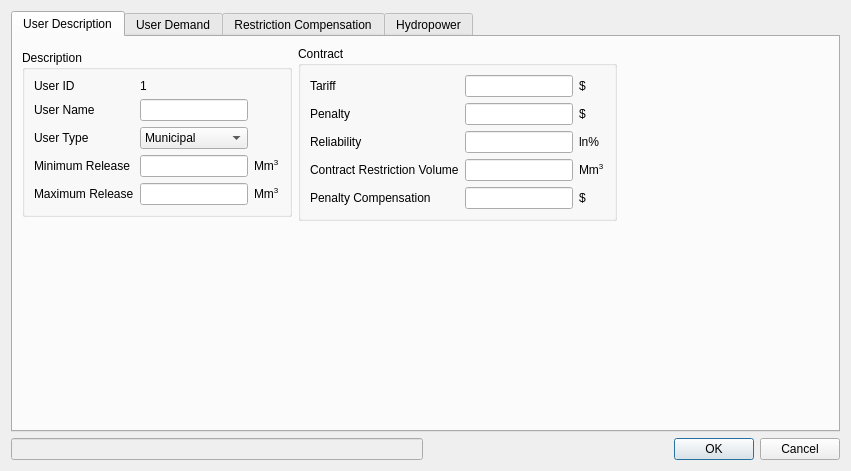
<?xml version="1.0" encoding="UTF-8"?>
<ui version="4.0">
 <class>user_dialog</class>
 <widget class="QDialog" name="user_dialog">
  <property name="geometry">
   <rect>
    <x>0</x>
    <y>0</y>
    <width>851</width>
    <height>471</height>
   </rect>
  </property>
  <property name="windowTitle">
   <string>User</string>
  </property>
  <layout class="QGridLayout" name="gridLayout">
   <item row="2" column="1">
    <widget class="QDialogButtonBox" name="buttonBox">
     <property name="orientation">
      <enum>Qt::Horizontal</enum>
     </property>
     <property name="standardButtons">
      <set>QDialogButtonBox::Cancel|QDialogButtonBox::Ok</set>
     </property>
    </widget>
   </item>
   <item row="2" column="0">
    <widget class="QLineEdit" name="user_name_display">
     <property name="enabled">
      <bool>false</bool>
     </property>
     <property name="acceptDrops">
      <bool>true</bool>
     </property>
    </widget>
   </item>
   <item row="0" column="0" colspan="2">
    <widget class="QTabWidget" name="user_dia_tab">
     <property name="currentIndex">
      <number>0</number>
     </property>
     <widget class="QWidget" name="descrip_tab">
      <attribute name="title">
       <string>User Description</string>
      </attribute>
      <layout class="QGridLayout" name="gridLayout_8">
       <item row="0" column="0">
        <widget class="QGroupBox" name="descrip_box">
         <property name="sizePolicy">
          <sizepolicy hsizetype="Fixed" vsizetype="Fixed">
           <horstretch>0</horstretch>
           <verstretch>0</verstretch>
          </sizepolicy>
         </property>
         <property name="title">
          <string>Description</string>
         </property>
         <layout class="QGridLayout" name="gridLayout_3">
          <item row="0" column="0">
           <widget class="QLabel" name="user_id_label">
            <property name="text">
             <string>User ID</string>
            </property>
           </widget>
          </item>
          <item row="1" column="0">
           <widget class="QLabel" name="user_name_label">
            <property name="text">
             <string>User Name</string>
            </property>
            <property name="buddy">
             <cstring>user_name_edit</cstring>
            </property>
           </widget>
          </item>
          <item row="1" column="1">
           <widget class="QLineEdit" name="user_name_edit"/>
          </item>
          <item row="2" column="0">
           <widget class="QLabel" name="user_type_label">
            <property name="text">
             <string>User Type</string>
            </property>
            <property name="buddy">
             <cstring>user_type_combo</cstring>
            </property>
           </widget>
          </item>
          <item row="2" column="1">
           <widget class="QComboBox" name="user_type_combo">
            <item>
             <property name="text">
              <string>Municipal</string>
             </property>
            </item>
            <item>
             <property name="text">
              <string>Industry</string>
             </property>
            </item>
            <item>
             <property name="text">
              <string>Agricultural</string>
             </property>
            </item>
            <item>
             <property name="text">
              <string>Hydropower</string>
             </property>
            </item>
            <item>
             <property name="text">
              <string>Environmental</string>
             </property>
            </item>
           </widget>
          </item>
          <item row="3" column="0">
           <widget class="QLabel" name="min_release_label">
            <property name="text">
             <string>Minimum Release</string>
            </property>
            <property name="buddy">
             <cstring>min_release_edit</cstring>
            </property>
           </widget>
          </item>
          <item row="3" column="1">
           <widget class="QLineEdit" name="min_release_edit"/>
          </item>
          <item row="3" column="2">
           <widget class="QLabel" name="min_release_unit">
            <property name="text">
             <string>&lt;html&gt;&lt;head/&gt;&lt;body&gt;&lt;p&gt;Mm&lt;span style=&quot; vertical-align:super;&quot;&gt;3&lt;/span&gt;&lt;/p&gt;&lt;/body&gt;&lt;/html&gt;</string>
            </property>
           </widget>
          </item>
          <item row="4" column="0">
           <widget class="QLabel" name="max_release_label">
            <property name="text">
             <string>Maximum Release</string>
            </property>
            <property name="buddy">
             <cstring>max_release_edit</cstring>
            </property>
           </widget>
          </item>
          <item row="4" column="1">
           <widget class="QLineEdit" name="max_release_edit"/>
          </item>
          <item row="4" column="2">
           <widget class="QLabel" name="max_release_unit">
            <property name="text">
             <string>&lt;html&gt;&lt;head/&gt;&lt;body&gt;&lt;p&gt;Mm&lt;span style=&quot; vertical-align:super;&quot;&gt;3&lt;/span&gt;&lt;/p&gt;&lt;/body&gt;&lt;/html&gt;</string>
            </property>
           </widget>
          </item>
          <item row="0" column="1">
           <widget class="QLabel" name="user_id_display">
            <property name="text">
             <string>1</string>
            </property>
           </widget>
          </item>
         </layout>
        </widget>
       </item>
       <item row="0" column="1">
        <widget class="QGroupBox" name="contract_box">
         <property name="sizePolicy">
          <sizepolicy hsizetype="Fixed" vsizetype="Fixed">
           <horstretch>0</horstretch>
           <verstretch>0</verstretch>
          </sizepolicy>
         </property>
         <property name="title">
          <string>Contract</string>
         </property>
         <layout class="QGridLayout" name="gridLayout_2">
          <item row="3" column="0">
           <widget class="QLabel" name="contract_restric_label">
            <property name="text">
             <string>Contract Restriction Volume</string>
            </property>
            <property name="buddy">
             <cstring>contract_restict_edit</cstring>
            </property>
           </widget>
          </item>
          <item row="3" column="2">
           <widget class="QLabel" name="contract_restrict_unit">
            <property name="text">
             <string>&lt;html&gt;&lt;head/&gt;&lt;body&gt;&lt;p&gt;Mm&lt;span style=&quot; vertical-align:super;&quot;&gt;3&lt;/span&gt;&lt;/p&gt;&lt;/body&gt;&lt;/html&gt;</string>
            </property>
           </widget>
          </item>
          <item row="0" column="1">
           <widget class="QLineEdit" name="tariff_edit"/>
          </item>
          <item row="0" column="0">
           <widget class="QLabel" name="tariff_label">
            <property name="text">
             <string>Tariff</string>
            </property>
            <property name="buddy">
             <cstring>tariff_edit</cstring>
            </property>
           </widget>
          </item>
          <item row="1" column="2">
           <widget class="QLabel" name="penalty_unit">
            <property name="text">
             <string>$</string>
            </property>
           </widget>
          </item>
          <item row="0" column="2">
           <widget class="QLabel" name="tariff_unit">
            <property name="text">
             <string>$</string>
            </property>
           </widget>
          </item>
          <item row="2" column="2">
           <widget class="QLabel" name="reliability_unit">
            <property name="text">
             <string>ln%</string>
            </property>
           </widget>
          </item>
          <item row="2" column="0">
           <widget class="QLabel" name="reliability_label">
            <property name="text">
             <string>Reliability</string>
            </property>
            <property name="buddy">
             <cstring>reliability_edit</cstring>
            </property>
           </widget>
          </item>
          <item row="3" column="1">
           <widget class="QLineEdit" name="contract_restict_edit"/>
          </item>
          <item row="1" column="0">
           <widget class="QLabel" name="penalty_label">
            <property name="text">
             <string>Penalty</string>
            </property>
            <property name="buddy">
             <cstring>penalty_edit</cstring>
            </property>
           </widget>
          </item>
          <item row="1" column="1">
           <widget class="QLineEdit" name="penalty_edit"/>
          </item>
          <item row="2" column="1">
           <widget class="QLineEdit" name="reliability_edit"/>
          </item>
          <item row="4" column="0">
           <widget class="QLabel" name="penalty_comp_label">
            <property name="text">
             <string>Penalty Compensation</string>
            </property>
            <property name="buddy">
             <cstring>penalty_comp_edit</cstring>
            </property>
           </widget>
          </item>
          <item row="4" column="1">
           <widget class="QLineEdit" name="penalty_comp_edit"/>
          </item>
          <item row="4" column="2">
           <widget class="QLabel" name="penalty_comp_unit">
            <property name="text">
             <string>$</string>
            </property>
           </widget>
          </item>
         </layout>
        </widget>
       </item>
       <item row="1" column="0">
        <spacer name="verticalSpacer_2">
         <property name="orientation">
          <enum>Qt::Vertical</enum>
         </property>
         <property name="sizeHint" stdset="0">
          <size>
           <width>20</width>
           <height>40</height>
          </size>
         </property>
        </spacer>
       </item>
       <item row="0" column="2">
        <spacer name="horizontalSpacer_2">
         <property name="orientation">
          <enum>Qt::Horizontal</enum>
         </property>
         <property name="sizeHint" stdset="0">
          <size>
           <width>40</width>
           <height>20</height>
          </size>
         </property>
        </spacer>
       </item>
      </layout>
     </widget>
     <widget class="QWidget" name="demand_tab">
      <attribute name="title">
       <string>User Demand</string>
      </attribute>
      <layout class="QGridLayout" name="gridLayout_9">
       <item row="2" column="0" colspan="2">
        <widget class="QGroupBox" name="demand_data_box">
         <property name="sizePolicy">
          <sizepolicy hsizetype="Preferred" vsizetype="Fixed">
           <horstretch>0</horstretch>
           <verstretch>0</verstretch>
          </sizepolicy>
         </property>
         <property name="maximumSize">
          <size>
           <width>16777215</width>
           <height>120</height>
          </size>
         </property>
         <property name="title">
          <string>Demand Table</string>
         </property>
         <layout class="QGridLayout" name="gridLayout_5">
          <item row="0" column="0">
           <widget class="QTableWidget" name="demand_table">
            <row>
             <property name="text">
              <string>A</string>
             </property>
            </row>
            <column>
             <property name="text">
              <string>1</string>
             </property>
            </column>
           </widget>
          </item>
         </layout>
        </widget>
       </item>
       <item row="4" column="0">
        <spacer name="verticalSpacer">
         <property name="orientation">
          <enum>Qt::Vertical</enum>
         </property>
         <property name="sizeType">
          <enum>QSizePolicy::Expanding</enum>
         </property>
         <property name="sizeHint" stdset="0">
          <size>
           <width>20</width>
           <height>200</height>
          </size>
         </property>
        </spacer>
       </item>
       <item row="3" column="0" colspan="2">
        <widget class="QGroupBox" name="demand_file_box">
         <property name="title">
          <string>Demand Fraction File</string>
         </property>
         <layout class="QFormLayout" name="formLayout">
          <item row="0" column="0">
           <widget class="QPushButton" name="demand_file_button">
            <property name="text">
             <string>Select File</string>
            </property>
           </widget>
          </item>
          <item row="0" column="1">
           <widget class="QLineEdit" name="demand_file_edit">
            <property name="enabled">
             <bool>false</bool>
            </property>
           </widget>
          </item>
         </layout>
        </widget>
       </item>
       <item row="1" column="0">
        <widget class="QGroupBox" name="input_method_box">
         <property name="title">
          <string>Input Method</string>
         </property>
         <layout class="QFormLayout" name="formLayout_2">
          <item row="0" column="0">
           <widget class="QRadioButton" name="table_radio">
            <property name="text">
             <string>Table </string>
            </property>
           </widget>
          </item>
          <item row="1" column="0">
           <widget class="QRadioButton" name="file_radio">
            <property name="text">
             <string>Input File</string>
            </property>
           </widget>
          </item>
         </layout>
        </widget>
       </item>
       <item row="1" column="1">
        <spacer name="horizontalSpacer">
         <property name="orientation">
          <enum>Qt::Horizontal</enum>
         </property>
         <property name="sizeHint" stdset="0">
          <size>
           <width>40</width>
           <height>20</height>
          </size>
         </property>
        </spacer>
       </item>
      </layout>
     </widget>
     <widget class="QWidget" name="restrict_comp_tab">
      <attribute name="title">
       <string>Restriction Compensation</string>
      </attribute>
      <layout class="QGridLayout" name="gridLayout_6">
       <item row="0" column="0">
        <widget class="QGroupBox" name="restrict_box">
         <property name="title">
          <string>Restriction</string>
         </property>
         <layout class="QGridLayout" name="gridLayout_7">
          <item row="3" column="0">
           <widget class="QTableWidget" name="restrict_frac_table">
            <row>
             <property name="text">
              <string>A</string>
             </property>
            </row>
            <column>
             <property name="text">
              <string>1</string>
             </property>
            </column>
           </widget>
          </item>
          <item row="1" column="0">
           <widget class="QTableWidget" name="restrict_comp_table">
            <row>
             <property name="text">
              <string>A</string>
             </property>
            </row>
            <column>
             <property name="text">
              <string>1</string>
             </property>
            </column>
           </widget>
          </item>
          <item row="0" column="0">
           <widget class="QLabel" name="restrict_comp_label">
            <property name="text">
             <string>Restriction Compensation ($)</string>
            </property>
            <property name="buddy">
             <cstring>restrict_comp_table</cstring>
            </property>
           </widget>
          </item>
          <item row="2" column="0">
           <widget class="QLabel" name="restrict_frac_label">
            <property name="text">
             <string>Restriction Fraction</string>
            </property>
            <property name="buddy">
             <cstring>restrict_frac_table</cstring>
            </property>
           </widget>
          </item>
         </layout>
        </widget>
       </item>
      </layout>
     </widget>
     <widget class="QWidget" name="hydro_tab">
      <attribute name="title">
       <string>Hydropower</string>
      </attribute>
      <layout class="QGridLayout" name="gridLayout_4">
       <item row="0" column="0">
        <widget class="QLabel" name="num_turbines_label">
         <property name="sizePolicy">
          <sizepolicy hsizetype="Fixed" vsizetype="Preferred">
           <horstretch>0</horstretch>
           <verstretch>0</verstretch>
          </sizepolicy>
         </property>
         <property name="text">
          <string>Number of Turbines</string>
         </property>
         <property name="buddy">
          <cstring>num_turbines_edit</cstring>
         </property>
        </widget>
       </item>
       <item row="0" column="1">
        <widget class="QLineEdit" name="num_turbines_edit">
         <property name="sizePolicy">
          <sizepolicy hsizetype="Fixed" vsizetype="Fixed">
           <horstretch>0</horstretch>
           <verstretch>0</verstretch>
          </sizepolicy>
         </property>
        </widget>
       </item>
       <item row="2" column="0">
        <widget class="QLabel" name="hydropower_elev_label">
         <property name="text">
          <string>Turbine Tail Elevation (m)</string>
         </property>
        </widget>
       </item>
       <item row="5" column="0" colspan="6">
        <widget class="QTableWidget" name="hydro_elev_table">
         <column>
          <property name="text">
           <string>1</string>
          </property>
         </column>
        </widget>
       </item>
       <item row="1" column="0" colspan="6">
        <widget class="QTableWidget" name="hydro_table">
         <column>
          <property name="text">
           <string>Maximum Discharge (m3/sec)</string>
          </property>
         </column>
         <column>
          <property name="text">
           <string>Installed Capacity (MWatts)</string>
          </property>
         </column>
         <column>
          <property name="text">
           <string>Turbine Efficiency</string>
          </property>
         </column>
         <column>
          <property name="text">
           <string>Energy Coefficient 1</string>
          </property>
         </column>
         <column>
          <property name="text">
           <string>Energy Coefficient 2</string>
          </property>
         </column>
         <column>
          <property name="text">
           <string>Unit Rate Energy</string>
          </property>
         </column>
        </widget>
       </item>
       <item row="4" column="1">
        <widget class="QLineEdit" name="elev_file_edit">
         <property name="enabled">
          <bool>false</bool>
         </property>
        </widget>
       </item>
       <item row="4" column="0">
        <widget class="QPushButton" name="elev_file_button">
         <property name="text">
          <string>Select File</string>
         </property>
        </widget>
       </item>
       <item row="3" column="0">
        <widget class="QGroupBox" name="input_method_box_2">
         <property name="title">
          <string>Input Method</string>
         </property>
         <layout class="QGridLayout" name="gridLayout_10">
          <item row="1" column="0">
           <widget class="QRadioButton" name="file_radio_2">
            <property name="text">
             <string>Input File</string>
            </property>
           </widget>
          </item>
          <item row="0" column="0">
           <widget class="QRadioButton" name="table_radio_2">
            <property name="text">
             <string>Table</string>
            </property>
           </widget>
          </item>
         </layout>
        </widget>
       </item>
      </layout>
     </widget>
    </widget>
   </item>
  </layout>
 </widget>
 <tabstops>
  <tabstop>user_name_edit</tabstop>
  <tabstop>user_type_combo</tabstop>
  <tabstop>min_release_edit</tabstop>
  <tabstop>max_release_edit</tabstop>
  <tabstop>tariff_edit</tabstop>
  <tabstop>penalty_edit</tabstop>
  <tabstop>reliability_edit</tabstop>
  <tabstop>contract_restict_edit</tabstop>
  <tabstop>demand_table</tabstop>
  <tabstop>restrict_comp_table</tabstop>
  <tabstop>restrict_frac_table</tabstop>
  <tabstop>hydro_table</tabstop>
  <tabstop>buttonBox</tabstop>
  <tabstop>user_name_display</tabstop>
  <tabstop>user_dia_tab</tabstop>
 </tabstops>
 <resources/>
 <connections>
  <connection>
   <sender>buttonBox</sender>
   <signal>accepted()</signal>
   <receiver>user_dialog</receiver>
   <slot>accept()</slot>
   <hints>
    <hint type="sourcelabel">
     <x>248</x>
     <y>254</y>
    </hint>
    <hint type="destinationlabel">
     <x>157</x>
     <y>274</y>
    </hint>
   </hints>
  </connection>
  <connection>
   <sender>buttonBox</sender>
   <signal>rejected()</signal>
   <receiver>user_dialog</receiver>
   <slot>reject()</slot>
   <hints>
    <hint type="sourcelabel">
     <x>316</x>
     <y>260</y>
    </hint>
    <hint type="destinationlabel">
     <x>286</x>
     <y>274</y>
    </hint>
   </hints>
  </connection>
 </connections>
</ui>
